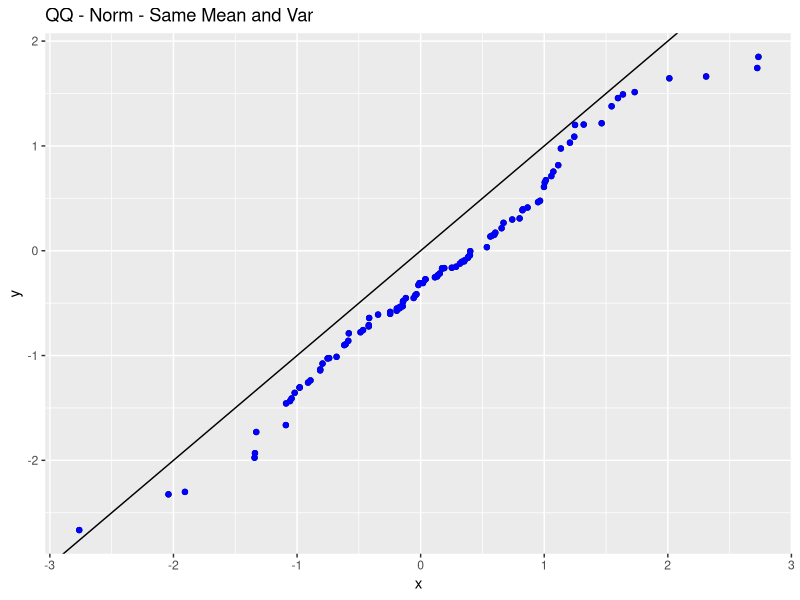
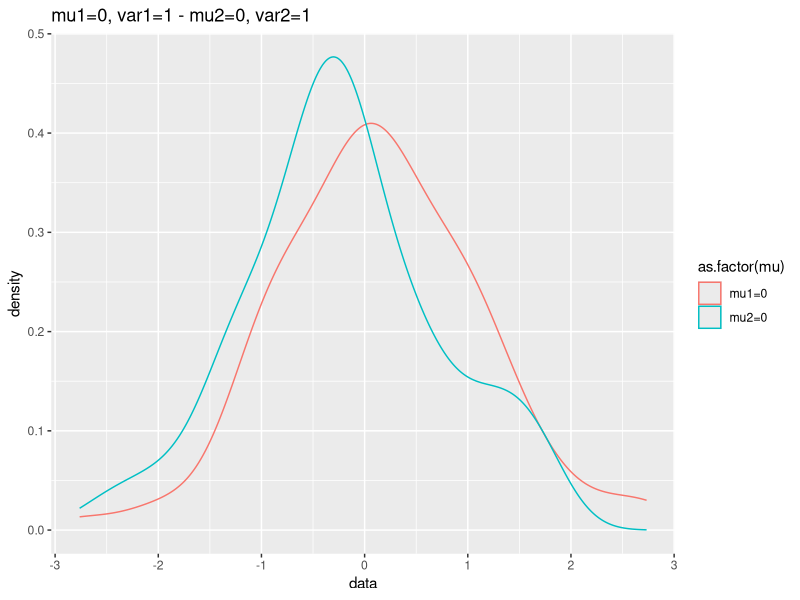
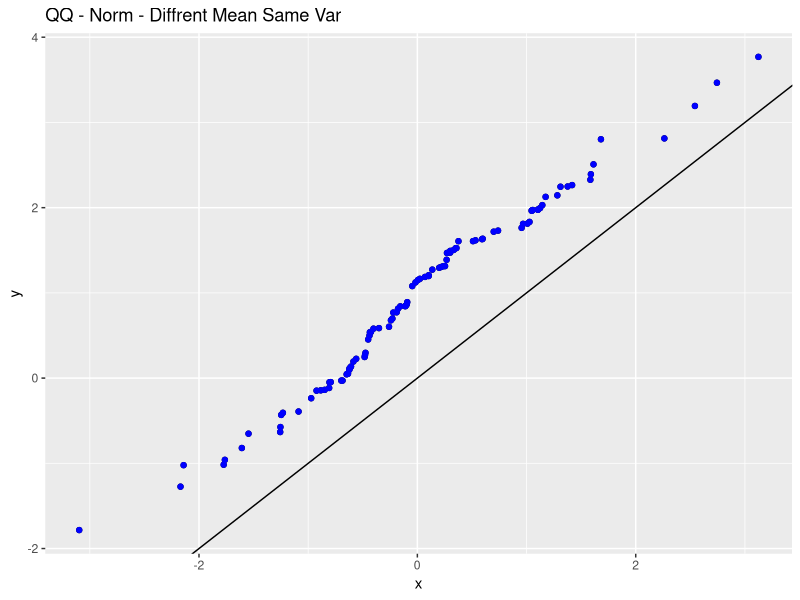
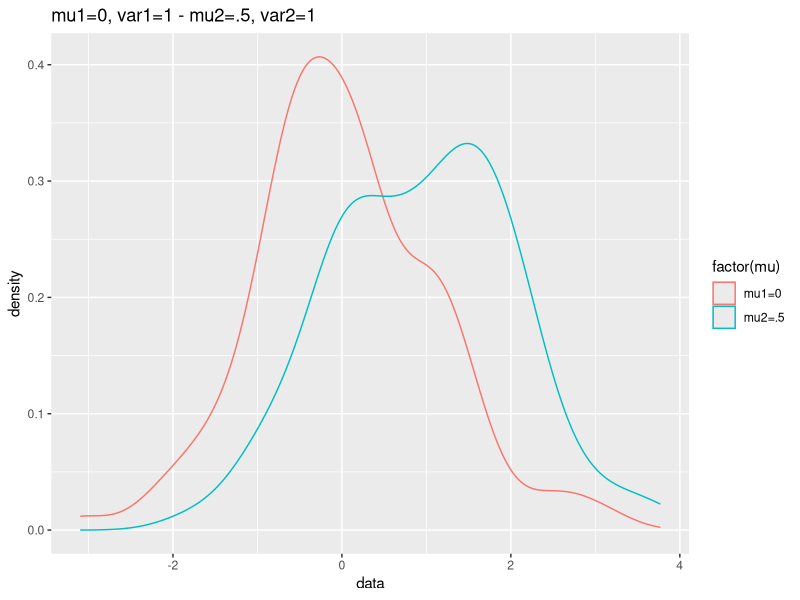
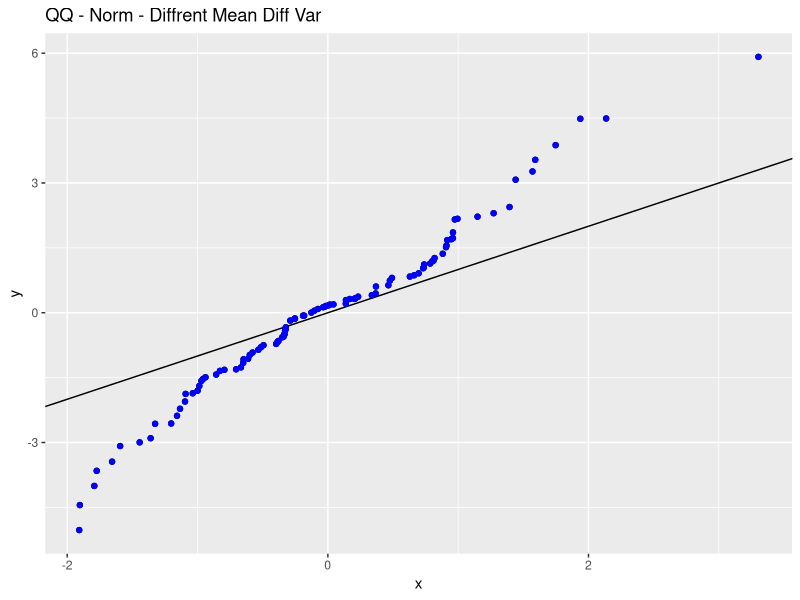
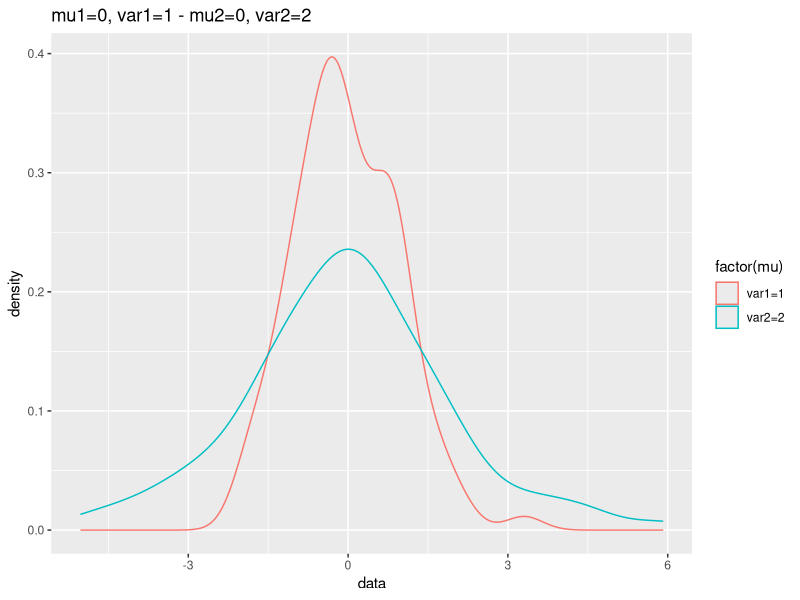
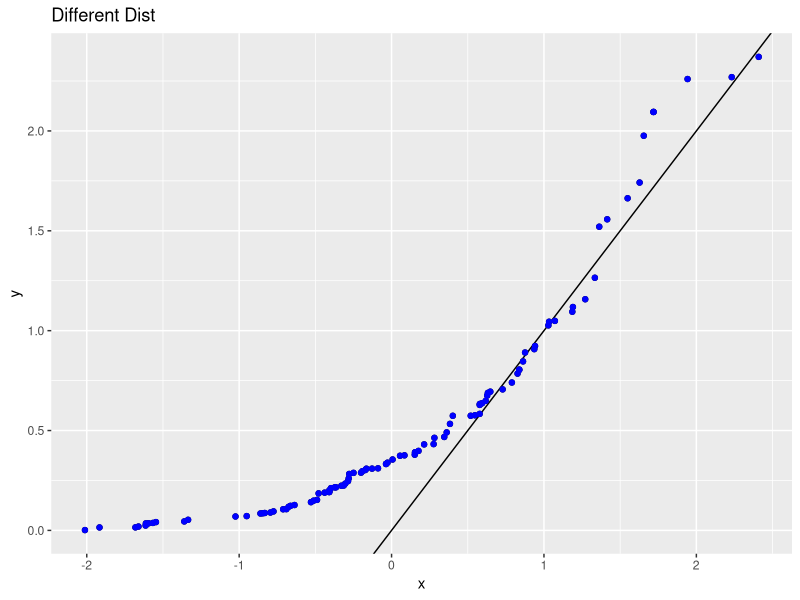
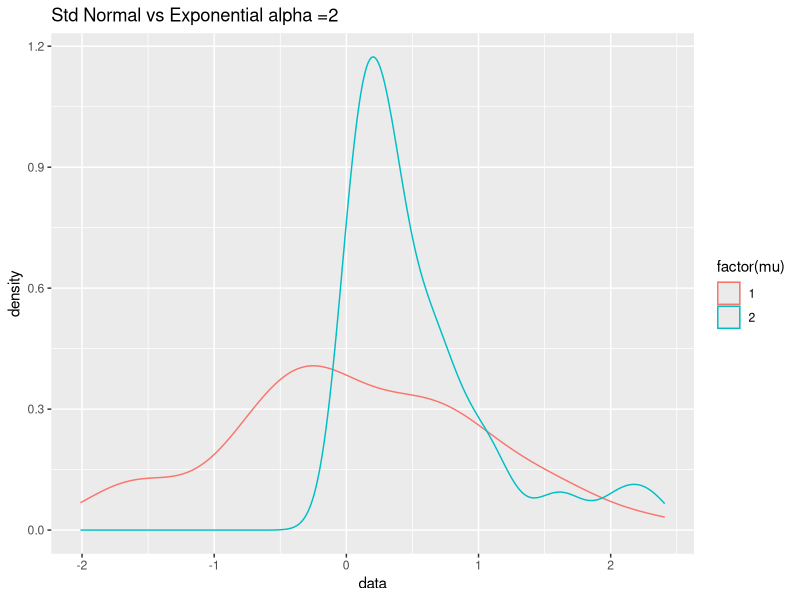

Write the R code that produced these figures, in order. (Note: this script raises an error after producing the figures.)
library(ggplot2)
#################################################################################################################
#Some initial plotting parameters for the abline
slope=1
int = 0

#################################################################################################################
#Same Mean Same variance
norm1<-rnorm(100,0,1)
norm2<-rnorm(100,0,1)
o<-'mu'
x<-cbind(norm1,"mu1=0")
y<-cbind(norm2,"mu2=0")

d1 <- as.data.frame(qqplot(norm1,norm2,plot.it=FALSE))
p1<-ggplot(d1) + geom_point(aes(x=x, y=y)) + geom_abline(slope = slope, intercept = int) + 
  geom_point(aes(x=x, y=y),colour="blue")+ggtitle("QQ - Norm - Same Mean and Var")


d2<-data.frame(as.numeric(rbind(x,y)[,1]),rbind(x,y)[,2])
colnames(d2) <- c("data", "mu")
p2 <- ggplot(data=d2, aes(x=data ,col=as.factor(mu))) +
      geom_density() +
      ggtitle("mu1=0, var1=1 - mu2=0, var2=1")

#################################################################################################################
#Different Mean Same Variance

norm1<-rnorm(100,0,1)
norm2<-rnorm(100,1,1)

x<-cbind(norm1,"mu1=0")
y<-cbind(norm2,"mu2=.5")

d1 <- as.data.frame(qqplot(norm1,norm2,plot.it=FALSE))
p3<-ggplot(d1) + geom_point(aes(x=x, y=y)) + geom_abline(slope = slope, intercept = int) + 
  geom_point(aes(x=x, y=y),colour="blue")+ggtitle("QQ - Norm - Diffrent Mean Same Var")

d2<-data.frame(as.numeric(rbind(x,y)[,1]),rbind(x,y)[,2])
colnames(d2) <- c("data", "mu")
p4 <- ggplot(d2, aes(x=data ,color=factor(mu))) +
  geom_density() +
  ggtitle("mu1=0, var1=1 - mu2=.5, var2=1")

#################################################################################################################
#Diffent Mean and Different Variance
norm1<-rnorm(100,0,1)
norm2<-rnorm(100,0,2)

x<-cbind(norm1,"var1=1")
y<-cbind(norm2,"var2=2")

d1 <- as.data.frame(qqplot(norm1,norm2,plot.it=FALSE))
p5<-ggplot(d1) + geom_point(aes(x=x, y=y)) + geom_abline(slope = slope, intercept = int) + 
  geom_point(aes(x=x, y=y),colour="blue")+ggtitle("QQ - Norm - Diffrent Mean Diff Var")

d2<-data.frame(as.numeric(rbind(x,y)[,1]),rbind(x,y)[,2])
colnames(d2) <- c("data", "mu")
p6 <- ggplot(d2, aes(x=data ,color=factor(mu))) +
  geom_density() +
  ggtitle("mu1=0, var1=1 - mu2=0, var2=2")

#################################################################################################################

#Different Distributions
norm1<-rnorm(100,0,1)
norm2<-rexp(100,2)

x<-cbind(norm1,1)
y<-cbind(norm2,2)
#rbind(x,y)

d1 <- as.data.frame(qqplot(norm1,norm2,plot.it=FALSE))
p7<-ggplot(d1) + geom_point(aes(x=x, y=y)) + geom_abline(slope = slope, intercept = int) + 
  geom_point(aes(x=x, y=y),colour="blue")+ggtitle("Different Dist")

d2<-data.frame(as.numeric(rbind(x,y)[,1]),rbind(x,y)[,2])
colnames(d2) <- c("data", "mu")
p8 <- ggplot(d2, aes(x=data ,color=factor(mu))) +
  geom_density() +
  ggtitle("Std Normal vs Exponential alpha =2")

#################################################################################################################
#Will need to source the multiplot.R script to plot below

multiplot(p1,p3,p5,p7,p2,p4,p6,p8,cols=2)
